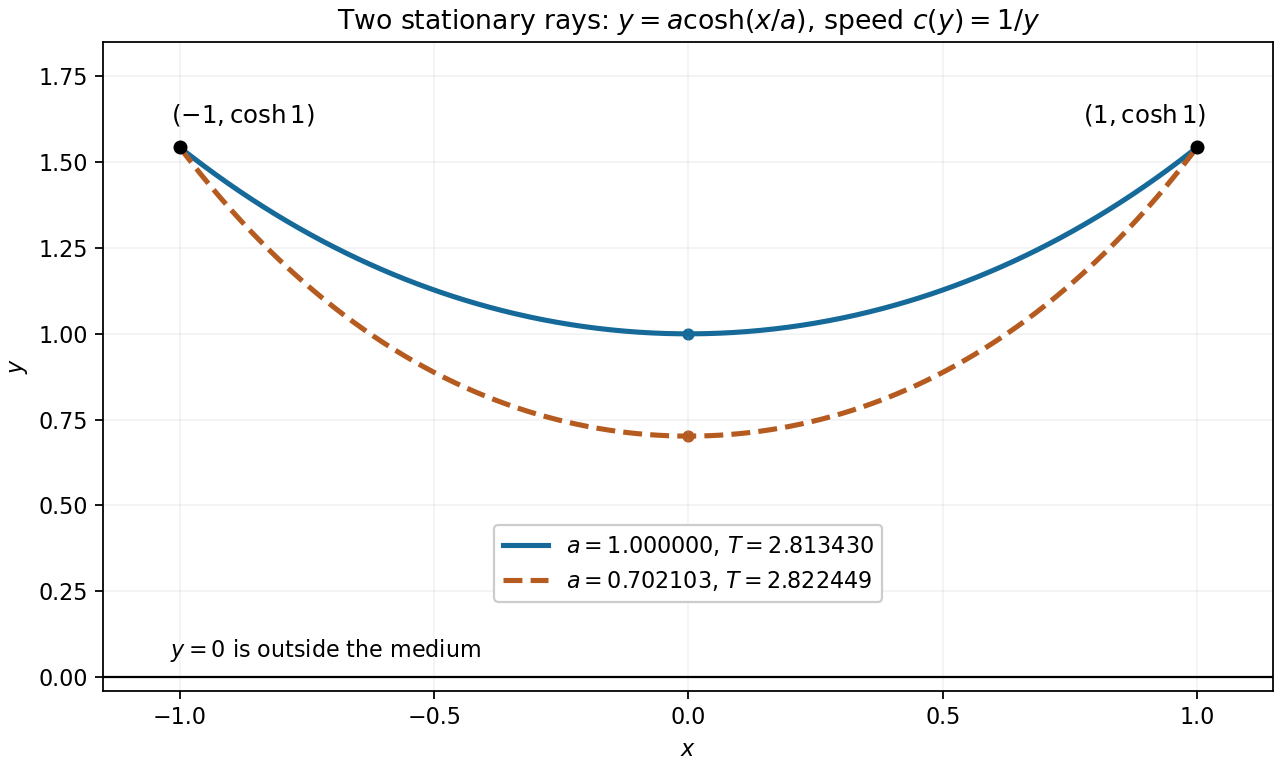

Reproduce this figure in Python.
"""Original two-ray comparison; Python 3.14, numpy and matplotlib.

Write the white PNG to cwd, normally the mirrored media directory.
"""
from pathlib import Path

import matplotlib
matplotlib.use('Agg')
import matplotlib.pyplot as plt
import numpy as np


def main():
    height = np.cosh(1.)
    # Bracket the smaller positive a root, avoiding the exact root a=1.
    low, high = .65, .8
    for _ in range(60):
        mid = (low+high)/2
        if mid*np.cosh(1/mid)>height:
            low=mid
        else:
            high=mid
    second = (low+high)/2
    assert abs(second*np.cosh(1/second)-height)<1e-13
    xx = np.linspace(-1, 1, 600)
    fig, ax = plt.subplots(figsize=(8, 4.8), facecolor='white', layout='constrained')
    ax.set_facecolor('white')
    for a, colour, style in [(1., '#166a9a', '-'), (second, '#b65b20', '--')]:
        time = a+a*a/2*np.sinh(2/a)
        ax.plot(xx, a*np.cosh(xx/a), color=colour, ls=style, lw=2.3,
                label=fr'$a={a:.6f}$, $T={time:.6f}$')
        ax.scatter([0], [a], s=20, color=colour)
    ax.scatter([-1, 1], [height, height], color='black', s=28, zorder=5)
    ax.axhline(0, color='black', lw=1)
    ax.text(-1.02, .06, r'$y=0$ is outside the medium', fontsize=10)
    ax.annotate(r'$(-1,\cosh 1)$', (-1, height), xytext=(-4, 11),
                textcoords='offset points', fontsize=11, ha='left')
    ax.annotate(r'$(1,\cosh 1)$', (1, height), xytext=(4, 11),
                textcoords='offset points', fontsize=11, ha='right')
    ax.set(xlim=(-1.15, 1.15), ylim=(-.04, 1.85), xlabel='$x$', ylabel='$y$',
           title=r'Two stationary rays: $y=a\cosh(x/a)$, speed $c(y)=1/y$')
    ax.legend(loc='lower center', bbox_to_anchor=(.5, .12), facecolor='white', framealpha=1)
    ax.grid(alpha=.15)
    fig.savefig(Path('paper-1-q9-two-catenary-rays.png'), dpi=160, facecolor='white')
    plt.close(fig)


if __name__ == '__main__':
    main()
